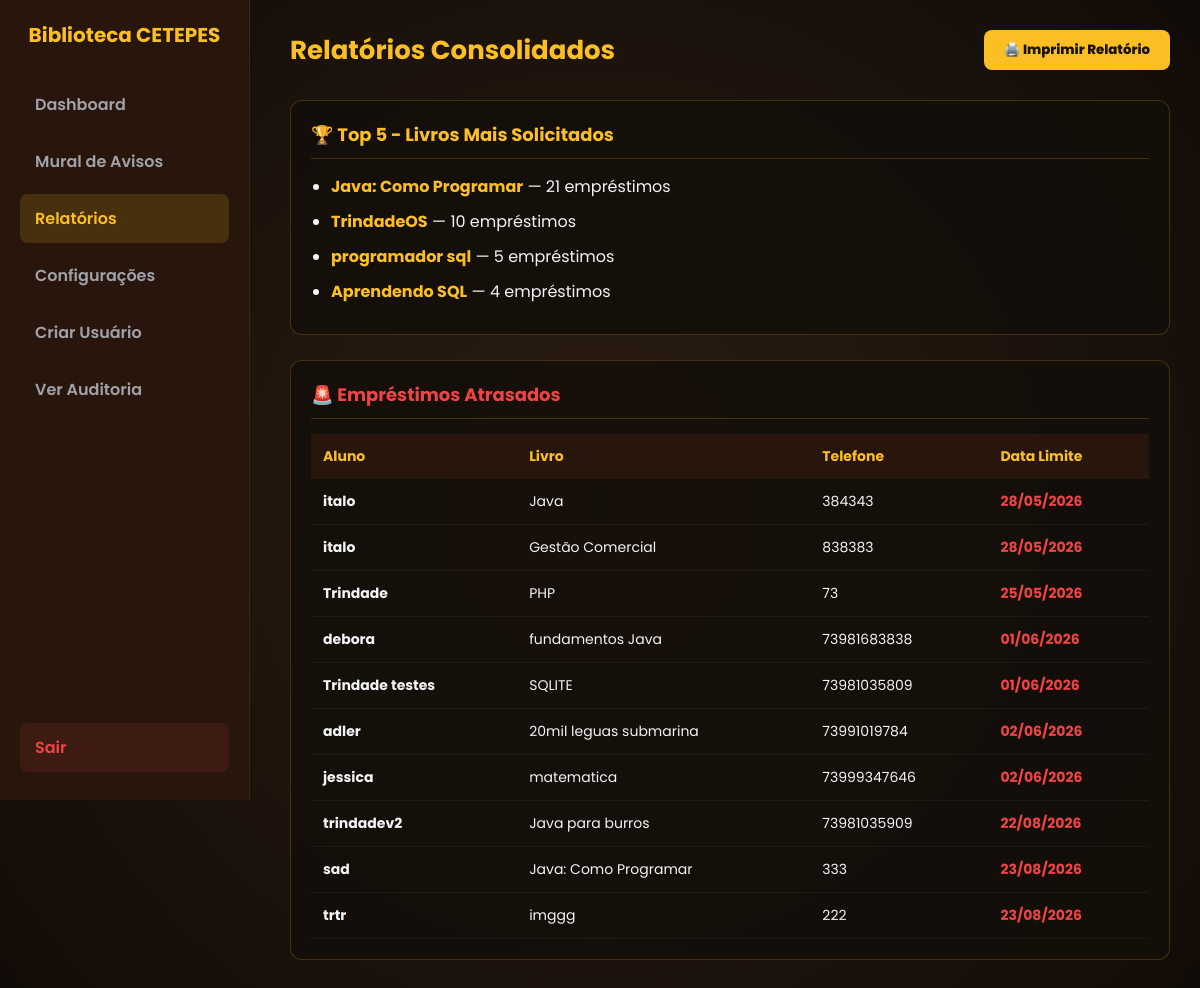
/admin/relatorios.php (signed in), run on an earlier commit of the app's database.
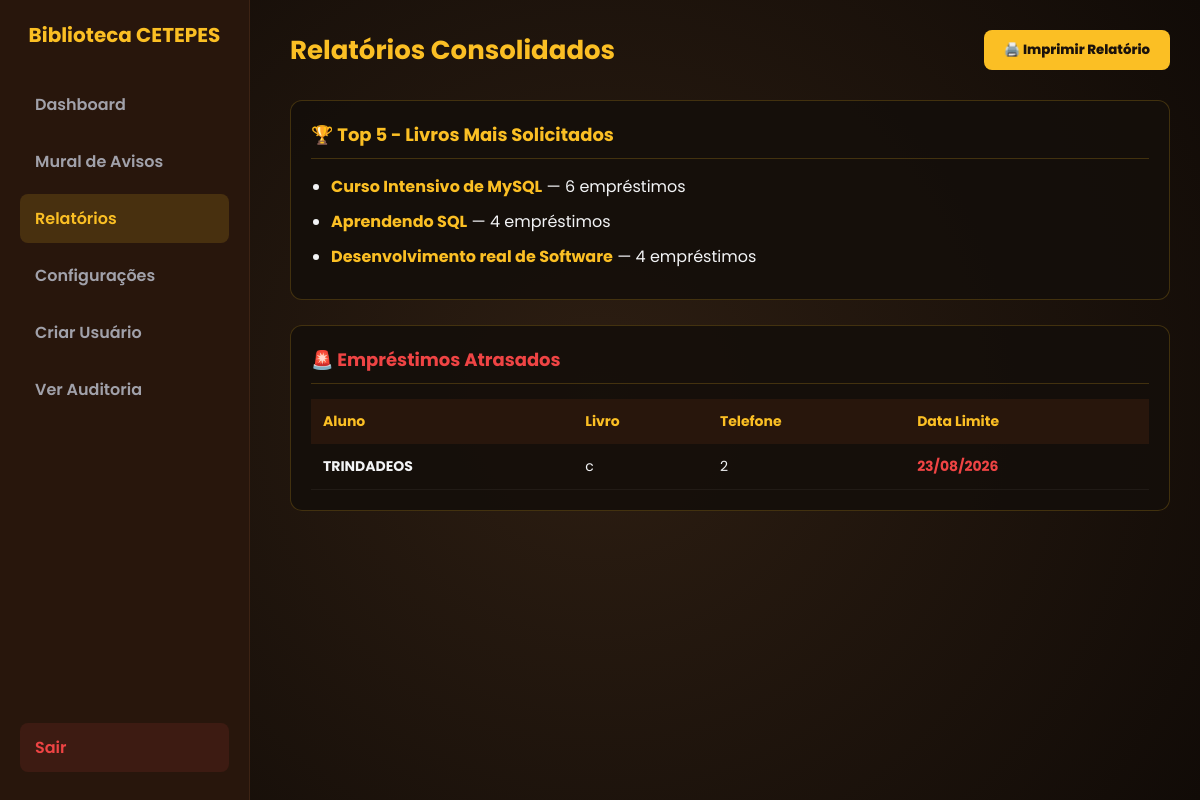
And on a later commit of the database.
### tables this page shows
CREATE TABLE `emp_pessoal` (
  `ID` int(11) NOT NULL,
  `NOME` varchar(30) DEFAULT NULL,
  `TURMA` varchar(3) DEFAULT NULL,
  `TURNO` varchar(6) DEFAULT NULL,
  `CURSO` varchar(15) DEFAULT NULL,
  `LIVRO` varchar(40) DEFAULT NULL,
  `DATA` date DEFAULT curdate(),
  `SERIE` varchar(10) DEFAULT NULL,
  `TELEFONE` varchar(20) DEFAULT NULL,
  `AVISO_ENVIADO` int(11) DEFAULT 0
);

### admin/relatorios.php (the view, shortened to what this page needs)
<?php
require_once("../conexao.php");
$mais_lidos = $conn->query("SELECT LIVRO, COUNT(*) as total FROM emprestimos GROUP BY LIVRO ORDER BY total DESC LIMIT 5");
$atrasados  = $conn->query("SELECT * FROM emp_pessoal WHERE DATEDIFF(DATA, NOW()) < 0");
?>
<!DOCTYPE html>
<html lang="pt-br">
<head>
</head>
<body class="theme-estante">
    <div class="sidebar" id="sidebar">
        <div>
            <h2>Biblioteca CETEPES</h2>
            <a href="dashboard.php">Dashboard</a>
            <a href="mural.php">Mural de Avisos</a>
            <a href="relatorios.php" class="active">Relatórios</a>
            <a href="configuracoes.php">Configurações</a>
            <a href="criar_usuario.php">Criar Usuário</a>
            <a href="auditoria.php">Ver Auditoria</a>
        </div>
        <div class="logout">
            <a href="logout.php">Sair</a>
        </div>
    </div>
    <div class="main">
        <div class="header-title">
            <h1>Relatórios Consolidados</h1>
            <button onclick="window.print()" class="btn-print">🖨️ Imprimir Relatório</button>
        </div>
        <div class="panel-box">
            <h2>🏆 Top 5 - Livros Mais Solicitados</h2>
            <ul style="padding-left: 20px; margin: 0;">
                <?php if ($mais_lidos && $mais_lidos->num_rows > 0): ?>
                    <?php while ($l = $mais_lidos->fetch_assoc()): ?>
                        <li style="margin-bottom: 10px;">
                            <strong style="color: var(--brand-color);"><?php echo htmlspecialchars($l['LIVRO']); ?></strong> — <?php echo $l['total']; ?> empréstimos
                        </li>
                    <?php endwhile; ?>
                <?php else: ?>
                    <li style="color: #a1a1aa;">Nenhum histórico de empréstimo registrado.</li>
                <?php endif; ?>
            </ul>
        </div>
        <div class="panel-box">
            <h2 style="color: #ef4444;">🚨 Empréstimos Atrasados</h2>
            <div class="table-responsive-wrapper">
                <table class="table-responsive">
                    <thead>
                        <tr>
                            <th>Aluno</th>
                            <th>Livro</th>
                            <th>Telefone</th>
                            <th>Data Limite</th>
                        </tr>
                    </thead>
                    <tbody>
                        <?php if ($atrasados && $atrasados->num_rows > 0): ?>
                            <?php while ($at = $atrasados->fetch_assoc()): ?>
                                <tr>
                                    <td><strong><?php echo htmlspecialchars($at['NOME']); ?></strong></td>
                                    <td><?php echo htmlspecialchars($at['LIVRO']); ?></td>
                                    <td><?php echo htmlspecialchars($at['TELEFONE'] ?? 'Sem fone'); ?></td>
                                    <td style="color: #ef4444; font-weight: bold;"><?php echo date('d/m/Y', strtotime($at['DATA'])); ?></td>
                                </tr>
                            <?php endwhile; ?>
                        <?php else: ?>
                            <tr><td colspan="4" style="text-align: center; color: #10b981; padding: 20px;">✅ Nenhum atraso pendente no momento!</td></tr>
                        <?php endif; ?>
                    </tbody>
                </table>
            </div>
        </div>
    </div>
</body>
</html>

What changed in the data, as far as the page shows it:
removed emp_pessoal: NOME "italo", LIVRO "Java", TELEFONE "384343", DATA "28/05/2026"
removed emp_pessoal: NOME "italo", LIVRO "Gestão Comercial", TELEFONE "838383", DATA "28/05/2026"
removed emp_pessoal: NOME "Trindade", LIVRO "PHP", TELEFONE "73", DATA "25/05/2026"
removed emp_pessoal: NOME "debora", LIVRO "fundamentos Java", TELEFONE "73981683838", DATA "01/06/2026"
removed emp_pessoal: NOME "Trindade testes", LIVRO "SQLITE", TELEFONE "73981035809", DATA "01/06/2026"
removed emp_pessoal: NOME "adler", LIVRO "20mil leguas submarina", TELEFONE "73991019784", DATA "02/06/2026"
removed emp_pessoal: NOME "jessica", LIVRO "matematica", TELEFONE "73999347646", DATA "02/06/2026"
removed emp_pessoal: NOME "trindadev2", LIVRO "Java para burros", TELEFONE "73981035909", DATA "22/08/2026"
removed emp_pessoal: NOME "sad", LIVRO "Java: Como Programar", TELEFONE "333", DATA "23/08/2026"
removed emp_pessoal: NOME "trtr", LIVRO "imggg", TELEFONE "222", DATA "23/08/2026"
added emp_pessoal: NOME "TRINDADEOS", LIVRO "c", TELEFONE "2", DATA "23/08/2026"
Also different on the page:
new list line: "Curso Intensivo de MySQL — 6 empréstimos"
new list line: "Desenvolvimento real de Software — 4 empréstimos"
list line gone: "Java: Como Programar — 21 empréstimos"
list line gone: "TrindadeOS — 10 empréstimos"
list line gone: "programador sql — 5 empréstimos"
